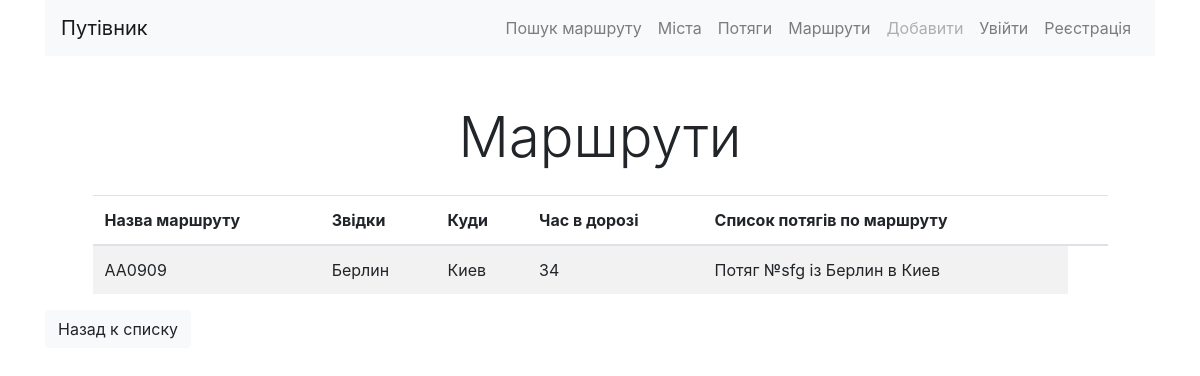
Screenshot of /detail/7/ with the database file from the repository.
### routes/models.py (models this page shows, shortened)
class Route(models.Model):
    name = models.CharField(max_length=100,
                            verbose_name='Назва маршруту', unique=True)
    from_city = models.CharField(max_length=100,
                                 verbose_name='Звідки')
    to_city = models.CharField(max_length=100,
                               verbose_name='Куди')
    trains = models.ManyToManyField(Train, blank=True,
                                    verbose_name='Список потягів')
    travel_times = models.IntegerField(verbose_name='Час в дорозі')
    class Meta:
        verbose_name = 'Маршрут'
        verbose_name_plural = 'Маршрути'
        ordering = ['name']

### trains/models.py (models this page shows, shortened)
class Train(models.Model):
    name = models.CharField(max_length=100, unique=True, verbose_name='Номер потягу')
    from_city = models.ForeignKey(City, on_delete=models.CASCADE,
                                  verbose_name='Звідки', related_name='from_city')
    to_city = models.ForeignKey(City, on_delete=models.CASCADE,
                                verbose_name='Куди', related_name='to_city')
    travel_time = models.IntegerField(verbose_name='Час в дорозі')
    class Meta:
        verbose_name = 'Потяг'
        verbose_name_plural = 'Потяги'
        ordering = ['name']
    def __str__(self):
        return f'Потяг №{self.name} із {self.from_city} в {self.to_city}'

### cities/models.py (models this page shows)
class City(models.Model):
    name = models.CharField(max_length=100, unique=True, verbose_name='Місто')
    def __str__(self):
        return self.name
    class Meta:
        verbose_name = 'Місто'
        verbose_name_plural = 'Міста'
        ordering = ['name']

### routes/views.py (the view)
# urls.py: path('detail/<int:pk>/', RouteDetailView.as_view(), name='detail'),
class RouteDetailView(DetailView):
    queryset = Route.objects.all()
    context_object_name = 'object'
    template_name = 'routes/detail.html'

### routes/templates/routes/detail.html (shortened to what this page needs)
{% extends "base.html" %}
{% block content%}
    <h1 class="display-4 text-center my-4">Маршрути</h1>
    <div class="row ">
        <div class='col-md-11 mx-auto'>
            <table class="table table-striped">
                <thead>
                <tr>
                    <th> Назва маршруту</th>
                    <th> Звідки</th>
                    <th> Куди</th>
                    <th> Час в дорозі</th>
                    <th> Список потягів по маршруту</th>
                    <th> &nbsp;</th>
                </tr>
                </thead>
                <tbody>
                    <tr>
                    <td>{{object.name}}</td>
                    <td>{{object.from_city}}</td>
                    <td>{{object.to_city}}</td>
                    <td>{{object.travel_times}}</td>
                    <td>
                        {% for tr in object.trains.all %}
                            {{tr}}<br/>
                        {% endfor %}
                    </td>
                    </tr>
                </tbody>
            </table>
        </div>
    </div>
    <div class="row">
        <div class='col-md-6'>
            <a href='{% url "list" %}'><button type='button' class='btn btn-light'>Назад к списку</button></a>
        </div>
    </div>
{% endblock%}

### rows the page displays
Route: name "AA0909", from_city "Берлин", to_city "Киев", travel_times "34"
Train: name+from_city+to_city "Потяг №sfg із Берлин в Киев"
